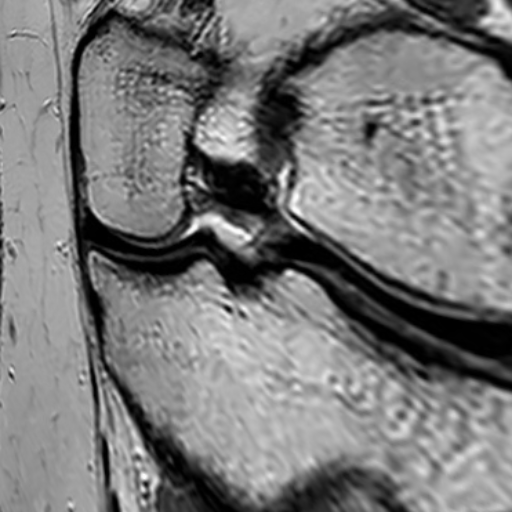
#> input picture real data for knee/KneeMRI-Meniscus-Dataset/Augmented/0/A10_03aa8ce8-220b5676-bc47-45fd-a96e-87a9adf047c8.png, 512 x 512 px; its folder holds only this picture in this run
$ python -i meniscus_features.py   (imports and definitions only)   (older library calls are emulated)
#> lines starting #> are read from the running program, lines starting #| are printed output that depends on the picture; after the words box and inside, x2 and y2 are one past the last pixel; in counts of white or black regions, pixels touching at a corner belong together
#> further down, picture is the input picture: shape (512, 512, 3); min 0, max 254, mean 123.3
#!/usr/bin/env python3
"""
Feature extraction for meniscus tear binary classification.

20 features total:
  - 15 generic texture/statistical features (work on any grayscale MRI)
  - 5 meniscus-specific features targeting signal voids, regional asymmetry,
    center vs peripheral brightness, and local inhomogeneity

Importable by both train_meniscus.py and app.py.
"""

import cv2
import numpy as np
from scipy import stats
from skimage.feature import graycomatrix, graycoprops

TARGET_SIZE = 256  # all images resized to this before feature extraction

FEATURE_NAMES = [
    # generic
    "mean_intensity",
    "std_intensity",
    "skew_intensity",
    "kurt_intensity",
    "laplacian_var",
    "fft_mean",
    "edge_density",
    "contrast",
    "homogeneity",
    "energy",
    "correlation",
    "entropy",
    "mean_gradient",
    "hist_peak_pos",
    "hist_spread",
    # meniscus-specific
    "signal_void_ratio",
    "regional_asymmetry",
    "center_brightness",
    "peripheral_brightness",
    "local_inhomogeneity",
]


def load_gray(path: str) -> np.ndarray:
    """Load image as uint8 grayscale, resized to TARGET_SIZE x TARGET_SIZE."""
    img = cv2.imread(str(path), cv2.IMREAD_GRAYSCALE)
    if img is None:
        raise ValueError(f"Cannot read image: {path}")
    return cv2.resize(img, (TARGET_SIZE, TARGET_SIZE), interpolation=cv2.INTER_AREA)


def extract_features(img: np.ndarray) -> np.ndarray:
    """
    Extract 20 features from a uint8 grayscale image (any size).
    Returns a 1-D float32 array of length 20.

    If img is not already 256x256, it is resized internally so the
    regional features are consistent across images.
    """
    if img.shape != (TARGET_SIZE, TARGET_SIZE):
        img = cv2.resize(img, (TARGET_SIZE, TARGET_SIZE), interpolation=cv2.INTER_AREA)

    img_f = img.astype(np.float32)
    flat = img_f.ravel()

    # ── 1-4: Intensity statistics ──────────────────────────────────────────
    mean_int = float(np.mean(flat))
#> mean_int = 123.4
    std_int = float(np.std(flat))
#> std_int = 55.68
    skew_int = float(stats.skew(flat))
#> skew_int = -0.875
    kurt_int = float(stats.kurtosis(flat))
#> kurt_int = -0.363

    # ── 5: Laplacian variance (sharpness / structural detail) ──────────────
    lap = cv2.Laplacian(img, cv2.CV_64F)
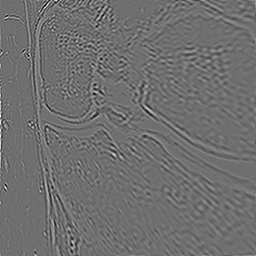
#> lap: shape (256, 256, 3) float64; min -172, max 221, mean 0.1; drawn with min black and max white
    lap_var = float(lap.var())
#> lap_var = 481.9

    # ── 6: FFT mean (frequency content) ────────────────────────────────────
    fft_mag = np.abs(np.fft.fftshift(np.fft.fft2(img_f)))
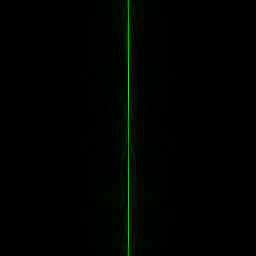
#> fft_mag: shape (256, 256, 3) float64; mean of channels 0, 1, 2 0, 1495.7, 0; drawn with min black and max white
    fft_mean = float(np.mean(np.log1p(fft_mag)))
#> fft_mean = 1.99

    # ── 7: Edge density (Canny) ─────────────────────────────────────────────
    edges = cv2.Canny(img, 30, 100)
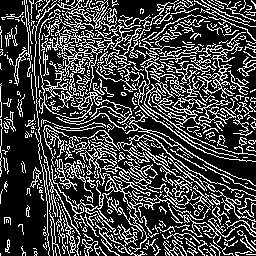
#> edges: shape (256, 256); 26.4% white in thin lines or dots
    edge_density = float(edges.mean())
#> edge_density = 67.42

    # ── 8-11: GLCM texture (contrast, homogeneity, energy, correlation) ────
    # Quantize to 64 levels to keep GLCM tractable
    img_q = (img // 4).astype(np.uint8)
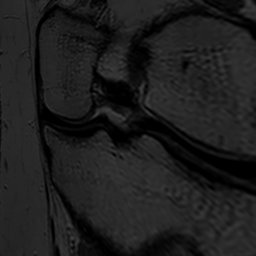
#> img_q: shape (256, 256, 3); min 0, max 62, mean 30.5
#> (the run stopped early here; a loop or call above may not have finished)

$ run again, on real data for knee/KneeMRI-Meniscus-Dataset/Augmented/0/A10_0abe86df-00005-4e936dd6.png
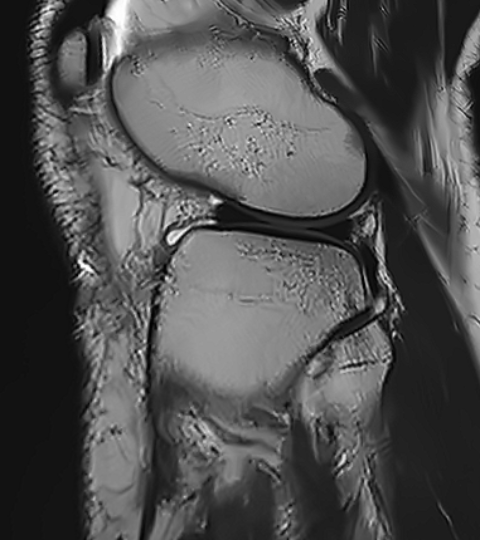
#> input picture real data for knee/KneeMRI-Meniscus-Dataset/Augmented/0/A10_0abe86df-00005-4e936dd6.png, 480 x 540 px
#> picture is the input picture: shape (540, 480, 3); min 1, max 255, mean 80.6
#> mean_int = 80.58
#> std_int = 49.66
#> skew_int = 0.243
#> kurt_int = -1.2
#> lap_var = 927.1
#> fft_mean = 2.06
#> in extract_features, `edges = cv2.Canny(img, 30, 100)`:
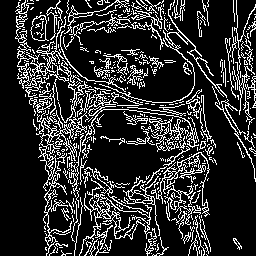
#> edges: shape (256, 256); 18.3% white in thin lines or dots
#> edge_density = 46.67
#> in extract_features, `img_q = (img // 4).astype(np.uint8)`:
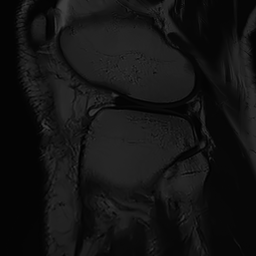
#> img_q: shape (256, 256, 3); min 0, max 63, mean 19.8

$ run again, on real data for knee/KneeMRI-Meniscus-Dataset/Augmented/0/A10_0b599a16-00019-59718e11.png
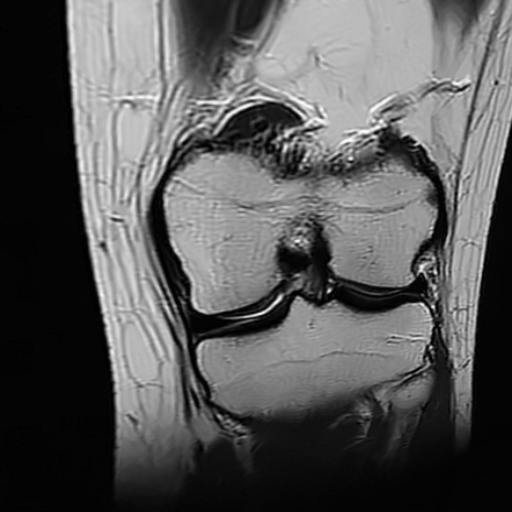
#> input picture real data for knee/KneeMRI-Meniscus-Dataset/Augmented/0/A10_0b599a16-00019-59718e11.png, 512 x 512 px
#> picture is the input picture: shape (512, 512, 3); min 0, max 254, mean 88.2
#> mean_int = 88.32
#> std_int = 72.7
#> skew_int = 0.0694
#> kurt_int = -1.62
#> lap_var = 1039.6
#> fft_mean = 2.01
#> in extract_features, `edges = cv2.Canny(img, 30, 100)`:
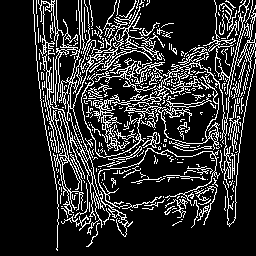
#> edges: shape (256, 256); 17.7% white in thin lines or dots, all inside (x1, y1, x2, y2) = (33, 0, 256, 251)
#> edge_density = 45.02
#> in extract_features, `img_q = (img // 4).astype(np.uint8)`:
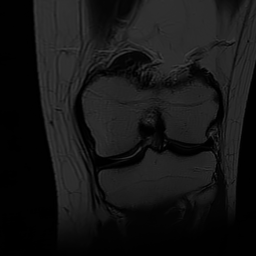
#> img_q: shape (256, 256, 3); min 0, max 62, mean 21.8
